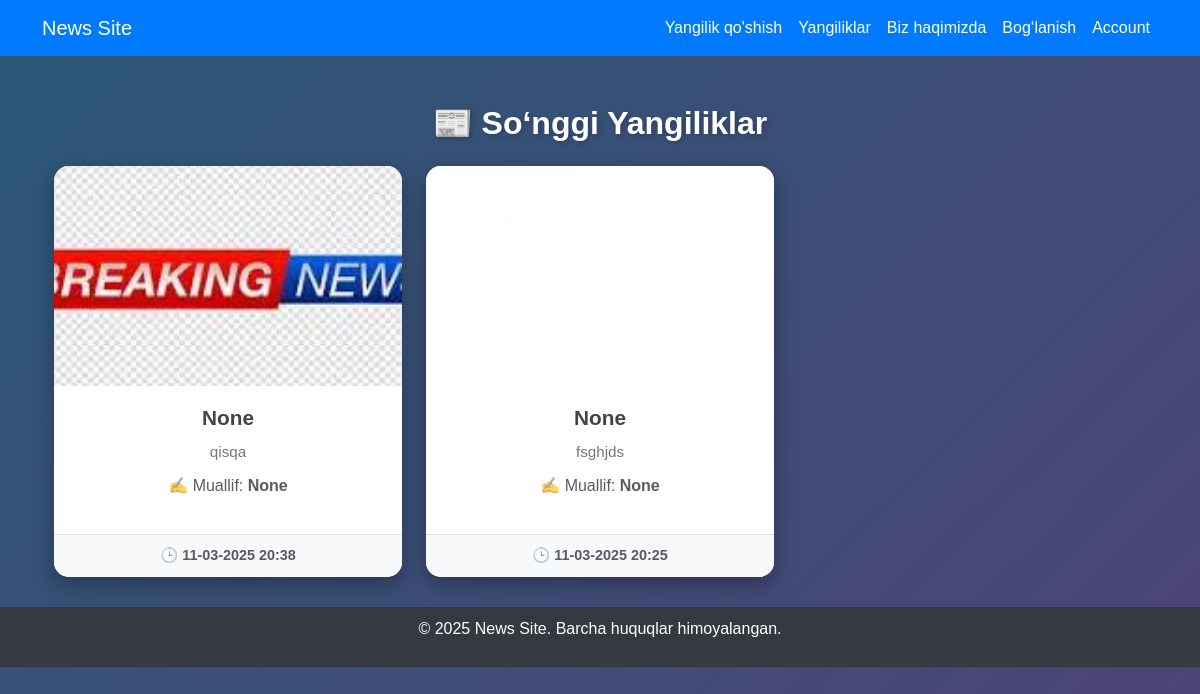
The page /news/ on the database as committed earlier.
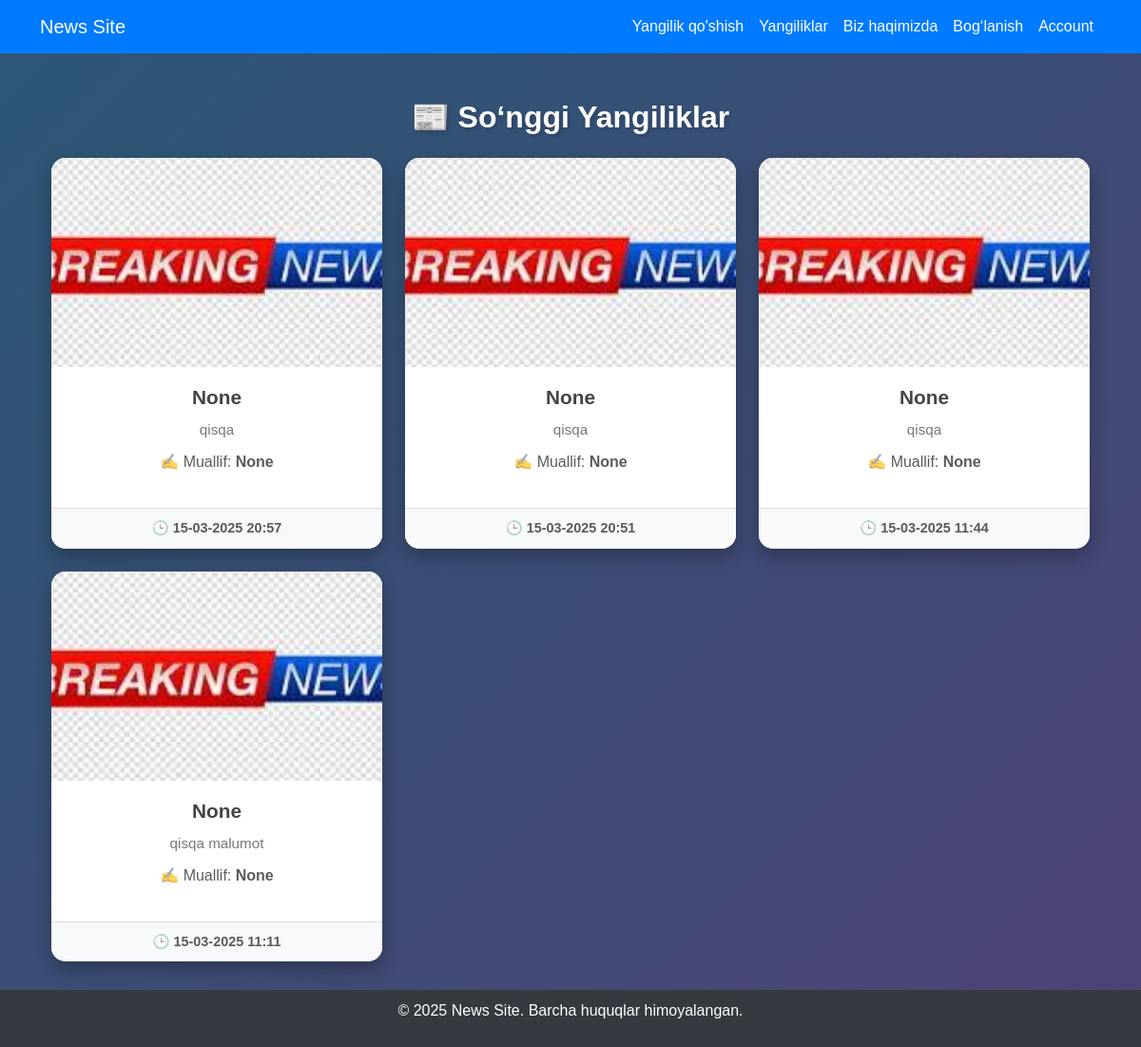
The same page on the database as committed later.
### app_1/models.py (models this page shows, shortened)
class User(models.Model):
    author = models.CharField(max_length=100, null=True, blank=True)
    short_info = models.CharField(max_length=200)
    description = models.TextField()
    image = models.FileField(upload_to='user_images/')
    created_at = models.DateTimeField(auto_now_add=True)
    updated_at = models.DateTimeField(auto_now=True)
    class Meta:
        ordering = ['-created_at']
        verbose_name = 'Users'

### app_1/views.py (the view)
# urls.py: path('news/', news, name='news'),
def news(request):
    users = User.objects.all()
    return render(request, 'news.html', {'newss': users})

### app_1/templates/news.html (shortened to what this page needs)
{% extends 'base.html' %}
{% block content %}
<div class="container mt-5">
    <h2 class="text-center mb-4" style="font-weight: bold; text-shadow: 2px 2px 5px rgba(0, 0, 0, 0.2);">
        📰 So‘nggi Yangiliklar
    </h2>
    {% if newss %}
        <div class="row g-4">
            {% for news in newss %}
                <div class="col-md-6 col-lg-4">
                    <div class="news-card">
                        {% if news.image %}
                            <img src="{{ news.image.url }}" class="news-img" alt="{{ news.name }}">
                        {% else %}
                            <img src="https://via.placeholder.com/300" class="news-img" alt="No Image">
                        {% endif %}
                        <div class="news-body">
                            <h5 class="news-title">{{ news.author }}</h5>
                            <p class="news-info">{{ news.short_info|truncatewords:15 }}</p>
                            <p class="text-muted">✍️ Muallif: <strong>{{ news.author }}</strong></p>
                        </div>
                        <div class="news-footer text-muted">
                            🕒 {{ news.created_at|date:"d-m-Y H:i" }}
                        </div>
                    </div>
                </div>
            {% endfor %}
        </div>
    {% else %}
        <p class="empty-message">🚫 Hozircha yangiliklar yo‘q.</p>
    {% endif %}
</div>
{% endblock %}

### app_1/templates/base.html (shortened to what this page needs)
<!DOCTYPE html>
<html lang="uz">
<head>
    <link rel="stylesheet" href="https://cdn.jsdelivr.net/npm/bootstrap@5.3.0/dist/css/bootstrap.min.css">
</head>
<body>
    <nav class="navbar navbar-expand-lg">
        <div class="container">
            <a class="navbar-brand" href="{% url 'app1:home' %}">News Site</a>
            <div class="collapse navbar-collapse" id="navbarNav">
                <ul class="navbar-nav ms-auto">
                    <li class="nav-item"><a class="nav-link" href="{% url 'app1:create' %}">Yangilik qo'shish</a></li>
                    <li class="nav-item"><a class="nav-link" href="{% url 'app1:news' %}">Yangiliklar</a></li>
                    <li class="nav-item"><a class="nav-link" href="{% url 'app1:about' %}">Biz haqimizda</a></li>
                    <li class="nav-item"><a class="nav-link" href="{% url 'app1:contact' %}">Bog‘lanish</a></li>
                    <li class="nav-item"><a class="nav-link" href="{% url 'profil:account' %}">Account</a></li>
                </ul>
            </div>
        </div>
    </nav>
    <div class="container">
        {% block content %}{% endblock %}
    </div>
    <footer class="footer">
        <p>&copy; 2025 News Site. Barcha huquqlar himoyalangan.</p>
    </footer>
</body>
</html>

### app_1/templates/base.html (style rules this page uses)
body { font-family: Arial, sans-serif; background-color: #f8f9fa; }
.navbar { background-color: #007bff; }
.navbar-brand, .nav-link { color: white !important; }
.footer { background: #343a40; color: white; text-align: center; padding: 10px; margin-top: 30px; }

### app_1/templates/news.html (style rules this page uses)
body { background: linear-gradient(135deg, #2b5876, #4e4376); font-family: 'Poppins', sans-serif; color: #fff; min-height: 100vh; }
.container { animation: fadeIn 1s ease-in-out; }
.news-card { background: #ffffff; color: #333; border-radius: 15px; overflow: hidden; box-shadow: 0 8px 20px rgba(0, 0, 0, 0.3); transition: transform 0.3s ease, box-shadow 0.3s ease; position: relative; }
.news-img { height: 220px; object-fit: cover; width: 100%; }
.news-body { padding: 20px; text-align: center; }
.news-title { font-size: 1.3rem; font-weight: bold; color: #444; }
.news-info { font-size: 0.95rem; color: #777; margin: 10px 0; }
.news-footer { background: #f8f9fa; border-top: 1px solid #ddd; text-align: center; font-size: 0.9rem; padding: 10px; font-weight: bold; }

Rows that differ between the two databases and show on the page:
added User: image (picture), author "None", short_info "qisqa", created_at "15-03-2025 20:57"
changed User (number 2 of 4 on the later page): created_at "11-03-2025 20:38" → "15-03-2025 20:51"
changed User (number 3 of 4 on the later page): image: a different picture; short_info "fsghjds" → "qisqa"; created_at "11-03-2025 20:25" → "15-03-2025 11:44"
added User: image (picture), author "None", short_info "qisqa malumot", created_at "15-03-2025 11:11"
